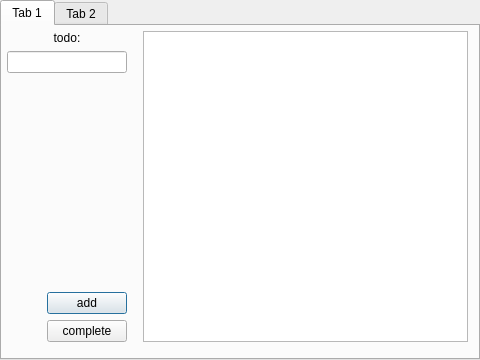
<?xml version="1.0" encoding="UTF-8"?>
<ui version="4.0">
 <class>todoWindow</class>
 <widget class="QDialog" name="todoWindow">
  <property name="geometry">
   <rect>
    <x>0</x>
    <y>0</y>
    <width>480</width>
    <height>360</height>
   </rect>
  </property>
  <property name="windowTitle">
   <string>Dialog</string>
  </property>
  <widget class="QTabWidget" name="tabWidget">
   <property name="geometry">
    <rect>
     <x>0</x>
     <y>0</y>
     <width>480</width>
     <height>360</height>
    </rect>
   </property>
   <property name="currentIndex">
    <number>0</number>
   </property>
   <widget class="QWidget" name="tab">
    <attribute name="title">
     <string>Tab 1</string>
    </attribute>
    <widget class="QWidget" name="horizontalLayoutWidget">
     <property name="geometry">
      <rect>
       <x>0</x>
       <y>0</y>
       <width>471</width>
       <height>321</height>
      </rect>
     </property>
     <layout class="QHBoxLayout" name="horizontalLayout">
      <property name="leftMargin">
       <number>5</number>
      </property>
      <property name="topMargin">
       <number>5</number>
      </property>
      <property name="rightMargin">
       <number>5</number>
      </property>
      <property name="bottomMargin">
       <number>5</number>
      </property>
      <item>
       <layout class="QVBoxLayout" name="verticalLayout">
        <property name="rightMargin">
         <number>10</number>
        </property>
        <item>
         <widget class="QLabel" name="todo">
          <property name="layoutDirection">
           <enum>Qt::LeftToRight</enum>
          </property>
          <property name="text">
           <string>todo:</string>
          </property>
          <property name="textFormat">
           <enum>Qt::AutoText</enum>
          </property>
          <property name="alignment">
           <set>Qt::AlignCenter</set>
          </property>
         </widget>
        </item>
        <item>
         <widget class="QLineEdit" name="lineEdit"/>
        </item>
        <item>
         <spacer name="verticalSpacer">
          <property name="orientation">
           <enum>Qt::Vertical</enum>
          </property>
          <property name="sizeHint" stdset="0">
           <size>
            <width>20</width>
            <height>40</height>
           </size>
          </property>
         </spacer>
        </item>
        <item>
         <widget class="QLabel" name="dateLabel">
          <property name="text">
           <string/>
          </property>
         </widget>
        </item>
        <item>
         <spacer name="verticalSpacer_2">
          <property name="orientation">
           <enum>Qt::Vertical</enum>
          </property>
          <property name="sizeHint" stdset="0">
           <size>
            <width>20</width>
            <height>40</height>
           </size>
          </property>
         </spacer>
        </item>
        <item>
         <layout class="QHBoxLayout" name="horizontalLayout_2">
          <property name="bottomMargin">
           <number>0</number>
          </property>
          <item>
           <spacer name="horizontalSpacer">
            <property name="orientation">
             <enum>Qt::Horizontal</enum>
            </property>
            <property name="sizeHint" stdset="0">
             <size>
              <width>40</width>
              <height>20</height>
             </size>
            </property>
           </spacer>
          </item>
          <item>
           <widget class="QPushButton" name="addButton">
            <property name="text">
             <string>add</string>
            </property>
           </widget>
          </item>
         </layout>
        </item>
        <item>
         <layout class="QHBoxLayout" name="horizontalLayout_3">
          <property name="bottomMargin">
           <number>0</number>
          </property>
          <item>
           <spacer name="horizontalSpacer_2">
            <property name="orientation">
             <enum>Qt::Horizontal</enum>
            </property>
            <property name="sizeHint" stdset="0">
             <size>
              <width>40</width>
              <height>20</height>
             </size>
            </property>
           </spacer>
          </item>
          <item>
           <widget class="QPushButton" name="doneButton">
            <property name="text">
             <string>complete</string>
            </property>
           </widget>
          </item>
         </layout>
        </item>
       </layout>
      </item>
      <item>
       <widget class="QListWidget" name="listWidget">
        <property name="sizePolicy">
         <sizepolicy hsizetype="Expanding" vsizetype="Preferred">
          <horstretch>13</horstretch>
          <verstretch>0</verstretch>
         </sizepolicy>
        </property>
        <property name="minimumSize">
         <size>
          <width>13</width>
          <height>0</height>
         </size>
        </property>
       </widget>
      </item>
     </layout>
    </widget>
   </widget>
   <widget class="QWidget" name="tab_2">
    <attribute name="title">
     <string>Tab 2</string>
    </attribute>
    <widget class="QWidget" name="horizontalLayoutWidget_4">
     <property name="geometry">
      <rect>
       <x>10</x>
       <y>10</y>
       <width>461</width>
       <height>311</height>
      </rect>
     </property>
     <layout class="QHBoxLayout" name="horizontalLayout_4">
      <property name="leftMargin">
       <number>5</number>
      </property>
      <property name="topMargin">
       <number>5</number>
      </property>
      <property name="rightMargin">
       <number>5</number>
      </property>
      <property name="bottomMargin">
       <number>5</number>
      </property>
      <item>
       <widget class="QListWidget" name="doneList"/>
      </item>
      <item>
       <layout class="QVBoxLayout" name="verticalLayout_2">
        <property name="leftMargin">
         <number>10</number>
        </property>
        <item>
         <spacer name="verticalSpacer_3">
          <property name="orientation">
           <enum>Qt::Vertical</enum>
          </property>
          <property name="sizeHint" stdset="0">
           <size>
            <width>20</width>
            <height>40</height>
           </size>
          </property>
         </spacer>
        </item>
        <item>
         <widget class="QPushButton" name="clean">
          <property name="text">
           <string>clean</string>
          </property>
         </widget>
        </item>
       </layout>
      </item>
     </layout>
    </widget>
   </widget>
  </widget>
 </widget>
 <resources/>
 <connections/>
</ui>
